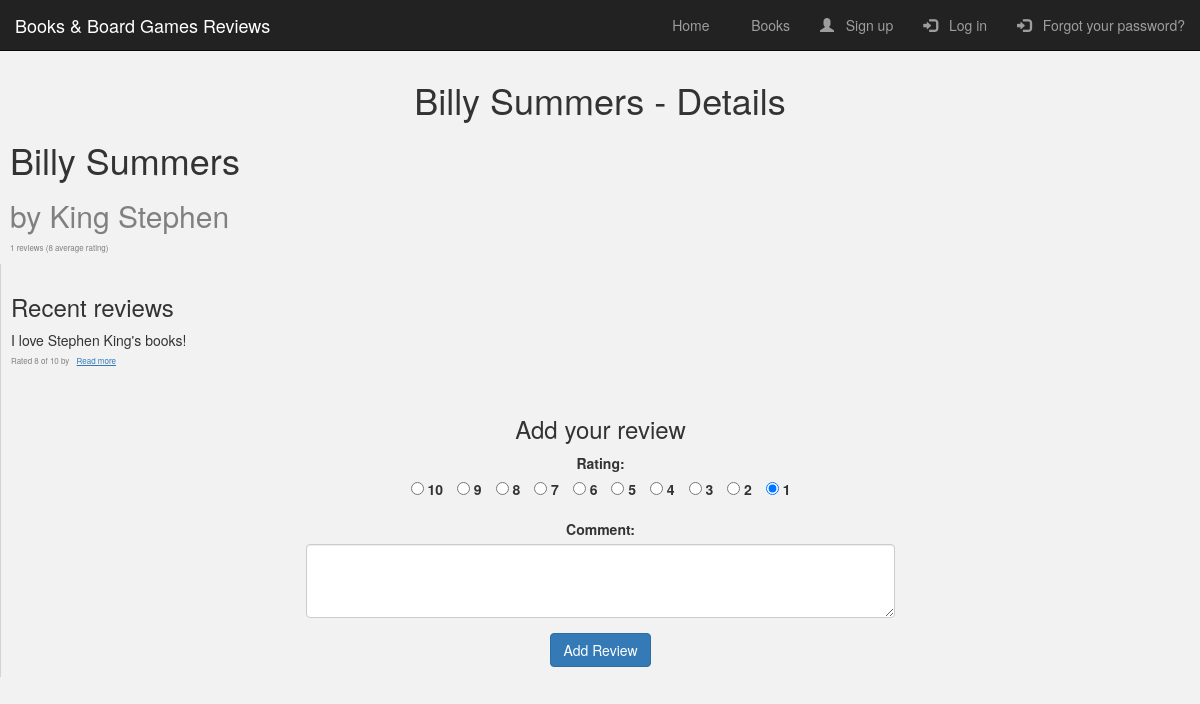
The app's page /books/book_list/2/ with its own data.
### books/models.py (models this page shows, shortened)
class Book(models.Model):
    title = models.CharField(max_length=200)
    genre = models.CharField(max_length=100)
    author = models.ForeignKey("Author", on_delete=models.SET_NULL, null=True)
    summary = models.TextField(
        max_length=1000, help_text="Enter a brief description of the book",
    )
    def average_rating(self):
        return self.review_set.aggregate(Avg("rating"))["rating__avg"]
    class Meta:
        ordering = ["-id"]

class Author(models.Model):
    first_name = models.CharField(max_length=100)
    last_name = models.CharField(max_length=100)
    class Meta:
        ordering = ["last_name", "first_name"]
    def __str__(self) -> str:
        return f"{self.last_name} {self.first_name}"

class Review(models.Model):
    RATING_CHOICES = ((i, str(i)) for i in range(10, 0, -1))
    book = models.ForeignKey(Book, on_delete=models.CASCADE)
    user = models.ForeignKey(
        settings.AUTH_USER_MODEL, default=1, on_delete=models.CASCADE
    )
    pub_date = models.DateTimeField(auto_now_add=True, verbose_name="Publication Date")
    comment = models.TextField(max_length=1024)
    rating = models.IntegerField(choices=RATING_CHOICES, default=1)
    class Meta:
        verbose_name = "Book Review"
        verbose_name_plural = "Book Reviews"
        ordering = ["-pub_date"]

### books/views.py (the view)
# urls.py: path("book_list/<int:book_id>/", views.book_detail, name="book_detail"),
def book_detail(request, book_id):
    book = get_object_or_404(Book, pk=book_id)
    form = ReviewForm()
    return render(request, "books/book_detail.html", {"book": book, "form": form})

### books/forms.py
class ReviewForm(forms.ModelForm):
    class Meta:
        model = Review
        fields = ("rating", "comment")

### books/templates/books/book_detail.html (shortened to what this page needs)
{% extends 'user/index.html' %}
{% load static %}
{% load bootstrap3 %}
{% block title %} <h1> {{ book.title }} - Details </h1> {% endblock %}
{% block extra_css %}
<link rel="stylesheet" type="text/css" href="{% static 'books/book_detail.css' %}">
{% endblock %}
{% block content %}
<div class="book-detail">
  <div class="book-info">
    <h1 class="book-title">{{ book.title }}</h1>
    <h2 class="book-author">by {{ book.author }}</h2>
    <div class="review-stats">
        <span class="review-count">{{ book.review_set.count }} reviews</span>
        <span class="average-rating">({{ book.average_rating | floatformat }} average rating)</span>
    </div>
  </div>
  <div class="review-section">
    <h3>Recent reviews</h3>
    {% if book.review_set.all %}
    <div class="review-list">
        {% for review in book.review_set.all %}
        <div class="review-item">
            <div class="review-text">{{ review.comment }}</div>
            <div class="review-meta">
                Rated {{ review.rating }} of 10 by {{ review.user_name }}
                <a href="{% url 'review_detail' review.id %}" class="review-detail-link">Read more</a>
            </div>
        </div>
        {% endfor %}
    </div>
    {% else %}
    <p>No reviews for this book yet</p>
    {% endif %}
  </div>
  {% block add_review_form %}
    <div class="add-review-section">
        <h3>Add your review</h3>
        <form method="post" action="{% url 'add_review' %}">
        <div class="form-group">
            <label for="rating">Rating:</label>
            <div>
                {% for choice in form.rating.field.choices %}
                        <input class="form-check-input" type="radio" name="{{ form.rating.name }}" id="rating{{ forloop.counter }}" value="{{ choice.0 }}" {% if form.rating.value == choice.0 %}checked{% endif %}>
                        <label class="form-check-label" for="rating{{ forloop.counter }}">{{ choice.1 }}</label>
                {% endfor %}
            </div>
        </div>
        <div class="form-group">
            <label for="comment">Comment:</label>
            <center>
            <textarea class="form-control" name="{{ form.comment.name }}" id="{{ form.comment.id_for_label }}" rows="3"></textarea>
            </center>
        </div>
        <button type="submit" class="btn btn-primary">Add Review</button>
        </form>
    </div>
    {% endblock %}
</div>
{% endblock %}

### user/static/user/index.css (style rules this page uses)
button { background: black; padding: 2%; font-size: 2rem; color: white; }
body { background-color: #f2f2f2; }

### books/static/books/book_detail.css (style rules this page uses)
.book-detail { display: flex; flex-wrap: wrap; flex-direction: column; }
.book-info { flex: 1; padding: 1rem; }
.book-title { margin-top: 0; }
.book-author { color: gray; }
.review-stats { margin-top: 1rem; font-size: 0.8rem; color: gray; }
.review-section { flex: 2; padding: 1rem; border-left: 1px solid lightgray; }
.review-list { list-style: none; padding: 0; }
.review-item { margin-bottom: 1rem; }
.review-text { margin-bottom: 0.5rem; }
.review-meta { font-size: 0.8rem; color: gray; }
.review-detail-link { margin-left: 0.5rem; text-decoration: underline; }
.add-review-section { text-align: center; flex: 2; padding: 1rem; border-left: 1px solid lightgray; }
.form-check-label+.form-check-input { margin-left: 1rem; }
.form-control { width: 50%; align-content: center; }

### records on screen
Book: title "Billy Summers", author "King Stephen", review_set.count "1", average_rating "8"
Review: comment "I love Stephen King's books!", rating "8"

### other values on screen
{{ choice.1 }} "10" "9" "8" "7" "6" "5" "4" "3" "2" "1"
